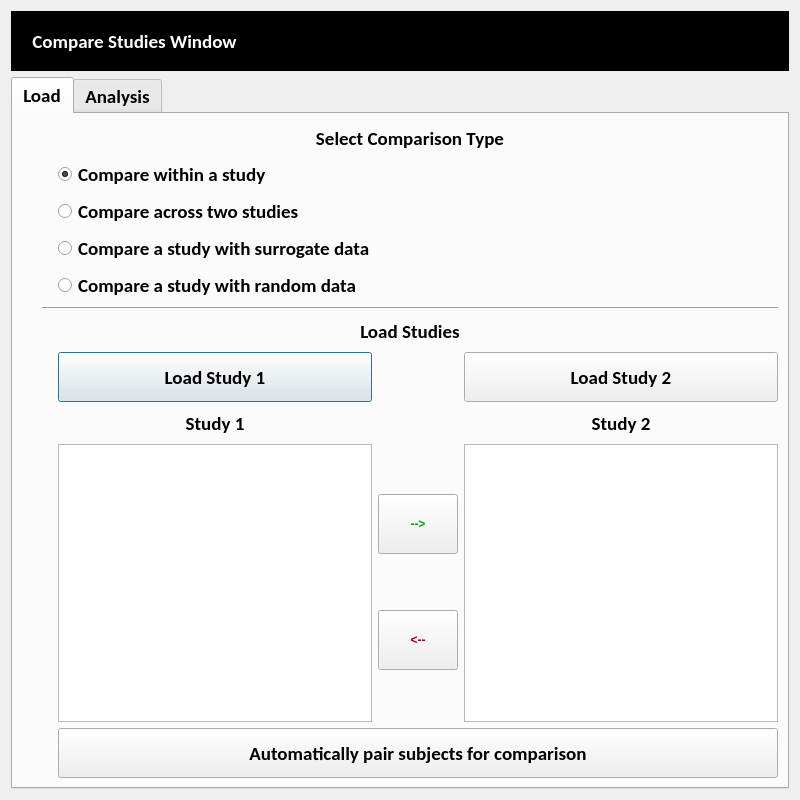
<?xml version="1.0" encoding="UTF-8"?>
<ui version="4.0">
 <class>Dialog</class>
 <widget class="QDialog" name="Dialog">
  <property name="geometry">
   <rect>
    <x>0</x>
    <y>0</y>
    <width>800</width>
    <height>800</height>
   </rect>
  </property>
  <property name="minimumSize">
   <size>
    <width>800</width>
    <height>800</height>
   </size>
  </property>
  <property name="font">
   <font>
    <family>Calibri</family>
    <pointsize>14</pointsize>
   </font>
  </property>
  <property name="windowTitle">
   <string>Dialog</string>
  </property>
  <layout class="QGridLayout" name="gridLayout_3">
   <item row="0" column="0">
    <widget class="QLabel" name="comparison_study_label">
     <property name="sizePolicy">
      <sizepolicy hsizetype="Preferred" vsizetype="Preferred">
       <horstretch>0</horstretch>
       <verstretch>0</verstretch>
      </sizepolicy>
     </property>
     <property name="minimumSize">
      <size>
       <width>0</width>
       <height>60</height>
      </size>
     </property>
     <property name="maximumSize">
      <size>
       <width>16777215</width>
       <height>80</height>
      </size>
     </property>
     <property name="font">
      <font>
       <family>Calibri</family>
       <pointsize>14</pointsize>
       <weight>75</weight>
       <bold>true</bold>
      </font>
     </property>
     <property name="styleSheet">
      <string notr="true">color: rgb(255, 255, 255);
background-color: rgb(0, 0, 0);</string>
     </property>
     <property name="text">
      <string>     Compare Studies Window</string>
     </property>
    </widget>
   </item>
   <item row="1" column="0">
    <widget class="QTabWidget" name="tabWidget">
     <property name="font">
      <font>
       <weight>75</weight>
       <bold>true</bold>
      </font>
     </property>
     <property name="currentIndex">
      <number>0</number>
     </property>
     <widget class="QWidget" name="tab">
      <attribute name="title">
       <string>Load</string>
      </attribute>
      <layout class="QGridLayout" name="gridLayout">
       <item row="0" column="0">
        <layout class="QGridLayout" name="Study_GridLayout">
         <item row="9" column="2">
          <widget class="QListWidget" name="study1_file_list">
           <property name="sizePolicy">
            <sizepolicy hsizetype="Expanding" vsizetype="MinimumExpanding">
             <horstretch>0</horstretch>
             <verstretch>0</verstretch>
            </sizepolicy>
           </property>
           <property name="minimumSize">
            <size>
             <width>200</width>
             <height>200</height>
            </size>
           </property>
           <property name="font">
            <font>
             <family>Calibri</family>
             <pointsize>14</pointsize>
            </font>
           </property>
          </widget>
         </item>
         <item row="7" column="2">
          <widget class="QPushButton" name="load_study1_button">
           <property name="sizePolicy">
            <sizepolicy hsizetype="Minimum" vsizetype="Preferred">
             <horstretch>0</horstretch>
             <verstretch>0</verstretch>
            </sizepolicy>
           </property>
           <property name="minimumSize">
            <size>
             <width>0</width>
             <height>50</height>
            </size>
           </property>
           <property name="maximumSize">
            <size>
             <width>16777215</width>
             <height>80</height>
            </size>
           </property>
           <property name="font">
            <font>
             <weight>75</weight>
             <bold>true</bold>
            </font>
           </property>
           <property name="cursor">
            <cursorShape>PointingHandCursor</cursorShape>
           </property>
           <property name="text">
            <string>Load Study 1</string>
           </property>
          </widget>
         </item>
         <item row="0" column="0" rowspan="11">
          <spacer name="HSpacer1">
           <property name="orientation">
            <enum>Qt::Horizontal</enum>
           </property>
           <property name="sizeType">
            <enum>QSizePolicy::Maximum</enum>
           </property>
           <property name="sizeHint" stdset="0">
            <size>
             <width>20</width>
             <height>20</height>
            </size>
           </property>
          </spacer>
         </item>
         <item row="7" column="1" rowspan="4">
          <spacer name="HSpacer3">
           <property name="orientation">
            <enum>Qt::Horizontal</enum>
           </property>
           <property name="sizeType">
            <enum>QSizePolicy::Maximum</enum>
           </property>
           <property name="sizeHint" stdset="0">
            <size>
             <width>10</width>
             <height>20</height>
            </size>
           </property>
          </spacer>
         </item>
         <item row="7" column="4">
          <widget class="QPushButton" name="load_study2_button">
           <property name="sizePolicy">
            <sizepolicy hsizetype="Minimum" vsizetype="Preferred">
             <horstretch>0</horstretch>
             <verstretch>0</verstretch>
            </sizepolicy>
           </property>
           <property name="minimumSize">
            <size>
             <width>0</width>
             <height>50</height>
            </size>
           </property>
           <property name="maximumSize">
            <size>
             <width>16777215</width>
             <height>80</height>
            </size>
           </property>
           <property name="font">
            <font>
             <weight>75</weight>
             <bold>true</bold>
            </font>
           </property>
           <property name="cursor">
            <cursorShape>PointingHandCursor</cursorShape>
           </property>
           <property name="text">
            <string>Load Study 2</string>
           </property>
          </widget>
         </item>
         <item row="9" column="4">
          <widget class="QListWidget" name="study2_file_list">
           <property name="sizePolicy">
            <sizepolicy hsizetype="Expanding" vsizetype="MinimumExpanding">
             <horstretch>0</horstretch>
             <verstretch>0</verstretch>
            </sizepolicy>
           </property>
           <property name="minimumSize">
            <size>
             <width>200</width>
             <height>200</height>
            </size>
           </property>
           <property name="font">
            <font>
             <family>Calibri</family>
             <pointsize>14</pointsize>
            </font>
           </property>
          </widget>
         </item>
         <item row="8" column="2">
          <widget class="QLabel" name="study1_name_label">
           <property name="sizePolicy">
            <sizepolicy hsizetype="Preferred" vsizetype="Preferred">
             <horstretch>0</horstretch>
             <verstretch>0</verstretch>
            </sizepolicy>
           </property>
           <property name="minimumSize">
            <size>
             <width>0</width>
             <height>30</height>
            </size>
           </property>
           <property name="maximumSize">
            <size>
             <width>16777215</width>
             <height>60</height>
            </size>
           </property>
           <property name="font">
            <font>
             <pointsize>14</pointsize>
             <weight>75</weight>
             <bold>true</bold>
            </font>
           </property>
           <property name="text">
            <string>Study 1</string>
           </property>
           <property name="alignment">
            <set>Qt::AlignCenter</set>
           </property>
          </widget>
         </item>
         <item row="8" column="4">
          <widget class="QLabel" name="study2_name_label">
           <property name="sizePolicy">
            <sizepolicy hsizetype="Preferred" vsizetype="Preferred">
             <horstretch>0</horstretch>
             <verstretch>0</verstretch>
            </sizepolicy>
           </property>
           <property name="minimumSize">
            <size>
             <width>0</width>
             <height>30</height>
            </size>
           </property>
           <property name="maximumSize">
            <size>
             <width>16777215</width>
             <height>60</height>
            </size>
           </property>
           <property name="font">
            <font>
             <pointsize>14</pointsize>
             <weight>75</weight>
             <bold>true</bold>
            </font>
           </property>
           <property name="text">
            <string>Study 2</string>
           </property>
           <property name="alignment">
            <set>Qt::AlignCenter</set>
           </property>
          </widget>
         </item>
         <item row="10" column="2" colspan="3">
          <widget class="QPushButton" name="match_subjects_button">
           <property name="sizePolicy">
            <sizepolicy hsizetype="Minimum" vsizetype="Preferred">
             <horstretch>0</horstretch>
             <verstretch>0</verstretch>
            </sizepolicy>
           </property>
           <property name="minimumSize">
            <size>
             <width>0</width>
             <height>50</height>
            </size>
           </property>
           <property name="maximumSize">
            <size>
             <width>16777215</width>
             <height>80</height>
            </size>
           </property>
           <property name="font">
            <font>
             <weight>75</weight>
             <bold>true</bold>
            </font>
           </property>
           <property name="cursor">
            <cursorShape>PointingHandCursor</cursorShape>
           </property>
           <property name="text">
            <string>Automatically pair subjects for comparison</string>
           </property>
          </widget>
         </item>
         <item row="6" column="1" colspan="4">
          <widget class="QLabel" name="compare_label_2">
           <property name="sizePolicy">
            <sizepolicy hsizetype="Preferred" vsizetype="Preferred">
             <horstretch>0</horstretch>
             <verstretch>0</verstretch>
            </sizepolicy>
           </property>
           <property name="minimumSize">
            <size>
             <width>0</width>
             <height>30</height>
            </size>
           </property>
           <property name="maximumSize">
            <size>
             <width>16777215</width>
             <height>60</height>
            </size>
           </property>
           <property name="font">
            <font>
             <weight>75</weight>
             <bold>true</bold>
            </font>
           </property>
           <property name="text">
            <string>Load Studies</string>
           </property>
           <property name="alignment">
            <set>Qt::AlignCenter</set>
           </property>
          </widget>
         </item>
         <item row="1" column="1" rowspan="4">
          <spacer name="HSpacer2">
           <property name="orientation">
            <enum>Qt::Horizontal</enum>
           </property>
           <property name="sizeType">
            <enum>QSizePolicy::Maximum</enum>
           </property>
           <property name="sizeHint" stdset="0">
            <size>
             <width>10</width>
             <height>20</height>
            </size>
           </property>
          </spacer>
         </item>
         <item row="9" column="3">
          <layout class="QVBoxLayout" name="VLayout">
           <item>
            <widget class="QPushButton" name="study1_to_substudy1">
             <property name="sizePolicy">
              <sizepolicy hsizetype="Maximum" vsizetype="Preferred">
               <horstretch>0</horstretch>
               <verstretch>0</verstretch>
              </sizepolicy>
             </property>
             <property name="minimumSize">
              <size>
               <width>0</width>
               <height>30</height>
              </size>
             </property>
             <property name="maximumSize">
              <size>
               <width>16777215</width>
               <height>60</height>
              </size>
             </property>
             <property name="font">
              <font>
               <weight>75</weight>
               <bold>true</bold>
              </font>
             </property>
             <property name="cursor">
              <cursorShape>PointingHandCursor</cursorShape>
             </property>
             <property name="styleSheet">
              <string notr="true">color: rgb(0, 170, 0);</string>
             </property>
             <property name="text">
              <string>--&gt;</string>
             </property>
            </widget>
           </item>
           <item>
            <widget class="QPushButton" name="substudy1_to_study1">
             <property name="sizePolicy">
              <sizepolicy hsizetype="Maximum" vsizetype="Preferred">
               <horstretch>0</horstretch>
               <verstretch>0</verstretch>
              </sizepolicy>
             </property>
             <property name="minimumSize">
              <size>
               <width>0</width>
               <height>30</height>
              </size>
             </property>
             <property name="maximumSize">
              <size>
               <width>16777215</width>
               <height>60</height>
              </size>
             </property>
             <property name="font">
              <font>
               <weight>75</weight>
               <bold>true</bold>
              </font>
             </property>
             <property name="cursor">
              <cursorShape>PointingHandCursor</cursorShape>
             </property>
             <property name="styleSheet">
              <string notr="true">color: rgb(170, 0, 0);</string>
             </property>
             <property name="text">
              <string>&lt;--</string>
             </property>
            </widget>
           </item>
          </layout>
         </item>
         <item row="5" column="1" colspan="4">
          <widget class="Line" name="Hline">
           <property name="orientation">
            <enum>Qt::Horizontal</enum>
           </property>
          </widget>
         </item>
         <item row="0" column="1" colspan="4">
          <widget class="QLabel" name="compare_label">
           <property name="sizePolicy">
            <sizepolicy hsizetype="Preferred" vsizetype="Preferred">
             <horstretch>0</horstretch>
             <verstretch>0</verstretch>
            </sizepolicy>
           </property>
           <property name="minimumSize">
            <size>
             <width>0</width>
             <height>30</height>
            </size>
           </property>
           <property name="maximumSize">
            <size>
             <width>16777215</width>
             <height>60</height>
            </size>
           </property>
           <property name="font">
            <font>
             <weight>75</weight>
             <bold>true</bold>
            </font>
           </property>
           <property name="text">
            <string>Select Comparison Type</string>
           </property>
           <property name="alignment">
            <set>Qt::AlignCenter</set>
           </property>
          </widget>
         </item>
         <item row="4" column="2" colspan="3">
          <widget class="QRadioButton" name="compare_random_radio">
           <property name="sizePolicy">
            <sizepolicy hsizetype="Preferred" vsizetype="Preferred">
             <horstretch>0</horstretch>
             <verstretch>0</verstretch>
            </sizepolicy>
           </property>
           <property name="minimumSize">
            <size>
             <width>0</width>
             <height>30</height>
            </size>
           </property>
           <property name="maximumSize">
            <size>
             <width>16777215</width>
             <height>60</height>
            </size>
           </property>
           <property name="text">
            <string>Compare a study with random data</string>
           </property>
           <attribute name="buttonGroup">
            <string notr="true">buttonGroup</string>
           </attribute>
          </widget>
         </item>
         <item row="3" column="2" colspan="3">
          <widget class="QRadioButton" name="compare_surrogate_radio">
           <property name="sizePolicy">
            <sizepolicy hsizetype="Preferred" vsizetype="Preferred">
             <horstretch>0</horstretch>
             <verstretch>0</verstretch>
            </sizepolicy>
           </property>
           <property name="minimumSize">
            <size>
             <width>0</width>
             <height>30</height>
            </size>
           </property>
           <property name="maximumSize">
            <size>
             <width>16777215</width>
             <height>60</height>
            </size>
           </property>
           <property name="text">
            <string>Compare a study with surrogate data</string>
           </property>
           <property name="checked">
            <bool>false</bool>
           </property>
           <attribute name="buttonGroup">
            <string notr="true">buttonGroup</string>
           </attribute>
          </widget>
         </item>
         <item row="2" column="2" colspan="3">
          <widget class="QRadioButton" name="compare_two_studies_radio">
           <property name="sizePolicy">
            <sizepolicy hsizetype="Preferred" vsizetype="Preferred">
             <horstretch>0</horstretch>
             <verstretch>0</verstretch>
            </sizepolicy>
           </property>
           <property name="minimumSize">
            <size>
             <width>0</width>
             <height>30</height>
            </size>
           </property>
           <property name="maximumSize">
            <size>
             <width>16777215</width>
             <height>60</height>
            </size>
           </property>
           <property name="text">
            <string>Compare across two studies</string>
           </property>
           <property name="checked">
            <bool>false</bool>
           </property>
           <attribute name="buttonGroup">
            <string notr="true">buttonGroup</string>
           </attribute>
          </widget>
         </item>
         <item row="1" column="2" colspan="3">
          <widget class="QRadioButton" name="compare_within_study_radio">
           <property name="sizePolicy">
            <sizepolicy hsizetype="Preferred" vsizetype="Preferred">
             <horstretch>0</horstretch>
             <verstretch>0</verstretch>
            </sizepolicy>
           </property>
           <property name="minimumSize">
            <size>
             <width>0</width>
             <height>30</height>
            </size>
           </property>
           <property name="maximumSize">
            <size>
             <width>16777215</width>
             <height>60</height>
            </size>
           </property>
           <property name="text">
            <string>Compare within a study</string>
           </property>
           <property name="checked">
            <bool>true</bool>
           </property>
           <attribute name="buttonGroup">
            <string notr="true">buttonGroup</string>
           </attribute>
          </widget>
         </item>
        </layout>
       </item>
      </layout>
     </widget>
     <widget class="QWidget" name="tab_2">
      <attribute name="title">
       <string>Analysis</string>
      </attribute>
      <layout class="QGridLayout" name="gridLayout_2">
       <item row="3" column="1">
        <widget class="QCheckBox" name="show_features_checkbox">
         <property name="sizePolicy">
          <sizepolicy hsizetype="Preferred" vsizetype="Preferred">
           <horstretch>0</horstretch>
           <verstretch>0</verstretch>
          </sizepolicy>
         </property>
         <property name="minimumSize">
          <size>
           <width>0</width>
           <height>30</height>
          </size>
         </property>
         <property name="maximumSize">
          <size>
           <width>16777215</width>
           <height>16777215</height>
          </size>
         </property>
         <property name="text">
          <string>Show Grouped Violin Plots</string>
         </property>
         <property name="checked">
          <bool>true</bool>
         </property>
        </widget>
       </item>
       <item row="7" column="1">
        <widget class="QComboBox" name="multiple_test_method_combo">
         <property name="sizePolicy">
          <sizepolicy hsizetype="Preferred" vsizetype="Preferred">
           <horstretch>0</horstretch>
           <verstretch>0</verstretch>
          </sizepolicy>
         </property>
         <property name="minimumSize">
          <size>
           <width>0</width>
           <height>30</height>
          </size>
         </property>
         <property name="maximumSize">
          <size>
           <width>16777215</width>
           <height>16777215</height>
          </size>
         </property>
         <item>
          <property name="text">
           <string>Bonferroni</string>
          </property>
         </item>
         <item>
          <property name="text">
           <string>Holm</string>
          </property>
         </item>
         <item>
          <property name="text">
           <string>Sidak</string>
          </property>
         </item>
         <item>
          <property name="text">
           <string>Holm-Sidak</string>
          </property>
         </item>
         <item>
          <property name="text">
           <string>Hommel</string>
          </property>
         </item>
         <item>
          <property name="text">
           <string>FDR-BH</string>
          </property>
         </item>
         <item>
          <property name="text">
           <string>FDR-TSBH</string>
          </property>
         </item>
         <item>
          <property name="text">
           <string>FDR-TSBKY</string>
          </property>
         </item>
        </widget>
       </item>
       <item row="6" column="1">
        <widget class="QLabel" name="multiple_test_label">
         <property name="sizePolicy">
          <sizepolicy hsizetype="Preferred" vsizetype="Preferred">
           <horstretch>0</horstretch>
           <verstretch>0</verstretch>
          </sizepolicy>
         </property>
         <property name="minimumSize">
          <size>
           <width>0</width>
           <height>30</height>
          </size>
         </property>
         <property name="maximumSize">
          <size>
           <width>16777215</width>
           <height>16777215</height>
          </size>
         </property>
         <property name="text">
          <string>Multiple-Testing Correction Method:</string>
         </property>
        </widget>
       </item>
       <item row="0" column="1">
        <widget class="QLabel" name="feature_label">
         <property name="sizePolicy">
          <sizepolicy hsizetype="Preferred" vsizetype="Preferred">
           <horstretch>0</horstretch>
           <verstretch>0</verstretch>
          </sizepolicy>
         </property>
         <property name="minimumSize">
          <size>
           <width>0</width>
           <height>30</height>
          </size>
         </property>
         <property name="maximumSize">
          <size>
           <width>16777215</width>
           <height>16777215</height>
          </size>
         </property>
         <property name="font">
          <font>
           <pointsize>14</pointsize>
           <weight>75</weight>
           <bold>true</bold>
          </font>
         </property>
         <property name="text">
          <string>Select the Microstate Feature to Compare</string>
         </property>
         <property name="alignment">
          <set>Qt::AlignCenter</set>
         </property>
        </widget>
       </item>
       <item row="8" column="1">
        <widget class="QCheckBox" name="paired_test_checkbox">
         <property name="sizePolicy">
          <sizepolicy hsizetype="Preferred" vsizetype="Preferred">
           <horstretch>0</horstretch>
           <verstretch>0</verstretch>
          </sizepolicy>
         </property>
         <property name="minimumSize">
          <size>
           <width>0</width>
           <height>30</height>
          </size>
         </property>
         <property name="maximumSize">
          <size>
           <width>16777215</width>
           <height>16777215</height>
          </size>
         </property>
         <property name="text">
          <string>Perform Paired Test</string>
         </property>
        </widget>
       </item>
       <item row="4" column="1">
        <widget class="QPushButton" name="compare_features_button">
         <property name="enabled">
          <bool>false</bool>
         </property>
         <property name="sizePolicy">
          <sizepolicy hsizetype="Preferred" vsizetype="Preferred">
           <horstretch>0</horstretch>
           <verstretch>0</verstretch>
          </sizepolicy>
         </property>
         <property name="minimumSize">
          <size>
           <width>0</width>
           <height>30</height>
          </size>
         </property>
         <property name="maximumSize">
          <size>
           <width>16777215</width>
           <height>16777215</height>
          </size>
         </property>
         <property name="font">
          <font>
           <pointsize>14</pointsize>
          </font>
         </property>
         <property name="text">
          <string>Statistical Analysis</string>
         </property>
        </widget>
       </item>
       <item row="5" column="1">
        <widget class="QPushButton" name="plot_testretest_button">
         <property name="enabled">
          <bool>false</bool>
         </property>
         <property name="sizePolicy">
          <sizepolicy hsizetype="Preferred" vsizetype="Preferred">
           <horstretch>0</horstretch>
           <verstretch>0</verstretch>
          </sizepolicy>
         </property>
         <property name="minimumSize">
          <size>
           <width>0</width>
           <height>30</height>
          </size>
         </property>
         <property name="maximumSize">
          <size>
           <width>16777215</width>
           <height>16777215</height>
          </size>
         </property>
         <property name="font">
          <font>
           <pointsize>14</pointsize>
          </font>
         </property>
         <property name="text">
          <string>Test-Retest Reliability</string>
         </property>
        </widget>
       </item>
       <item row="1" column="1">
        <widget class="QComboBox" name="feature_combo">
         <property name="sizePolicy">
          <sizepolicy hsizetype="Preferred" vsizetype="Preferred">
           <horstretch>0</horstretch>
           <verstretch>0</verstretch>
          </sizepolicy>
         </property>
         <property name="minimumSize">
          <size>
           <width>0</width>
           <height>30</height>
          </size>
         </property>
         <property name="maximumSize">
          <size>
           <width>16777215</width>
           <height>16777215</height>
          </size>
         </property>
         <property name="font">
          <font>
           <pointsize>14</pointsize>
          </font>
         </property>
        </widget>
       </item>
       <item row="2" column="1">
        <widget class="QCheckBox" name="show_microstates_checkbox">
         <property name="sizePolicy">
          <sizepolicy hsizetype="Preferred" vsizetype="Preferred">
           <horstretch>0</horstretch>
           <verstretch>0</verstretch>
          </sizepolicy>
         </property>
         <property name="minimumSize">
          <size>
           <width>0</width>
           <height>30</height>
          </size>
         </property>
         <property name="maximumSize">
          <size>
           <width>16777215</width>
           <height>16777215</height>
          </size>
         </property>
         <property name="text">
          <string>Show Microstate Maps</string>
         </property>
         <property name="checked">
          <bool>true</bool>
         </property>
        </widget>
       </item>
       <item row="9" column="1">
        <widget class="Line" name="Hline3">
         <property name="orientation">
          <enum>Qt::Horizontal</enum>
         </property>
        </widget>
       </item>
       <item row="10" column="1">
        <widget class="QSplitter" name="splitter_2">
         <property name="orientation">
          <enum>Qt::Vertical</enum>
         </property>
         <widget class="QWidget" name="layoutWidget">
          <layout class="QGridLayout" name="Microstates_GLayout">
           <item row="2" column="0" colspan="2">
            <layout class="QVBoxLayout" name="Figure_Microstates_Study2_Layout"/>
           </item>
           <item row="0" column="0" colspan="2">
            <widget class="QLabel" name="microstate_label">
             <property name="sizePolicy">
              <sizepolicy hsizetype="Preferred" vsizetype="Maximum">
               <horstretch>0</horstretch>
               <verstretch>0</verstretch>
              </sizepolicy>
             </property>
             <property name="minimumSize">
              <size>
               <width>0</width>
               <height>0</height>
              </size>
             </property>
             <property name="maximumSize">
              <size>
               <width>16777215</width>
               <height>16777215</height>
              </size>
             </property>
             <property name="font">
              <font>
               <pointsize>14</pointsize>
               <weight>75</weight>
               <bold>true</bold>
              </font>
             </property>
             <property name="text">
              <string>Microstates</string>
             </property>
             <property name="alignment">
              <set>Qt::AlignCenter</set>
             </property>
            </widget>
           </item>
           <item row="1" column="0" colspan="2">
            <layout class="QVBoxLayout" name="Figure_Microstates_Study1_Layout"/>
           </item>
           <item row="3" column="0" colspan="2">
            <widget class="Line" name="Hline4">
             <property name="orientation">
              <enum>Qt::Horizontal</enum>
             </property>
            </widget>
           </item>
          </layout>
         </widget>
         <widget class="QSplitter" name="splitter">
          <property name="orientation">
           <enum>Qt::Vertical</enum>
          </property>
          <widget class="QWidget" name="verticalLayoutWidget">
           <property name="font">
            <font>
             <pointsize>14</pointsize>
            </font>
           </property>
           <layout class="QVBoxLayout" name="Features_VLayout">
            <item>
             <widget class="QLabel" name="plot_label">
              <property name="sizePolicy">
               <sizepolicy hsizetype="Preferred" vsizetype="Maximum">
                <horstretch>0</horstretch>
                <verstretch>0</verstretch>
               </sizepolicy>
              </property>
              <property name="font">
               <font>
                <pointsize>14</pointsize>
                <weight>75</weight>
                <bold>true</bold>
               </font>
              </property>
              <property name="text">
               <string>Feature</string>
              </property>
              <property name="alignment">
               <set>Qt::AlignCenter</set>
              </property>
             </widget>
            </item>
            <item>
             <layout class="QVBoxLayout" name="Figure_Features_Layout"/>
            </item>
            <item>
             <widget class="Line" name="Hline2">
              <property name="orientation">
               <enum>Qt::Horizontal</enum>
              </property>
             </widget>
            </item>
           </layout>
          </widget>
          <widget class="QWidget" name="verticalLayoutWidget_3">
           <layout class="QVBoxLayout" name="Stats_VLayout">
            <item>
             <widget class="QLabel" name="stats_label">
              <property name="sizePolicy">
               <sizepolicy hsizetype="Preferred" vsizetype="Preferred">
                <horstretch>0</horstretch>
                <verstretch>0</verstretch>
               </sizepolicy>
              </property>
              <property name="minimumSize">
               <size>
                <width>0</width>
                <height>30</height>
               </size>
              </property>
              <property name="maximumSize">
               <size>
                <width>16777215</width>
                <height>60</height>
               </size>
              </property>
              <property name="font">
               <font>
                <pointsize>14</pointsize>
                <weight>75</weight>
                <bold>true</bold>
               </font>
              </property>
              <property name="text">
               <string>Summary Statistics</string>
              </property>
              <property name="alignment">
               <set>Qt::AlignCenter</set>
              </property>
             </widget>
            </item>
            <item>
             <widget class="QPlainTextEdit" name="stats_textedit">
              <property name="sizePolicy">
               <sizepolicy hsizetype="Preferred" vsizetype="MinimumExpanding">
                <horstretch>0</horstretch>
                <verstretch>0</verstretch>
               </sizepolicy>
              </property>
              <property name="minimumSize">
               <size>
                <width>0</width>
                <height>100</height>
               </size>
              </property>
              <property name="readOnly">
               <bool>true</bool>
              </property>
             </widget>
            </item>
           </layout>
          </widget>
         </widget>
        </widget>
       </item>
       <item row="0" column="0" rowspan="11">
        <spacer name="HSpacer1_2">
         <property name="orientation">
          <enum>Qt::Horizontal</enum>
         </property>
         <property name="sizeType">
          <enum>QSizePolicy::Fixed</enum>
         </property>
         <property name="sizeHint" stdset="0">
          <size>
           <width>20</width>
           <height>20</height>
          </size>
         </property>
        </spacer>
       </item>
       <item row="0" column="2" rowspan="11">
        <spacer name="HSpacer1_3">
         <property name="orientation">
          <enum>Qt::Horizontal</enum>
         </property>
         <property name="sizeType">
          <enum>QSizePolicy::Fixed</enum>
         </property>
         <property name="sizeHint" stdset="0">
          <size>
           <width>20</width>
           <height>20</height>
          </size>
         </property>
        </spacer>
       </item>
      </layout>
     </widget>
    </widget>
   </item>
  </layout>
 </widget>
 <resources/>
 <connections/>
 <buttongroups>
  <buttongroup name="buttonGroup"/>
 </buttongroups>
</ui>
